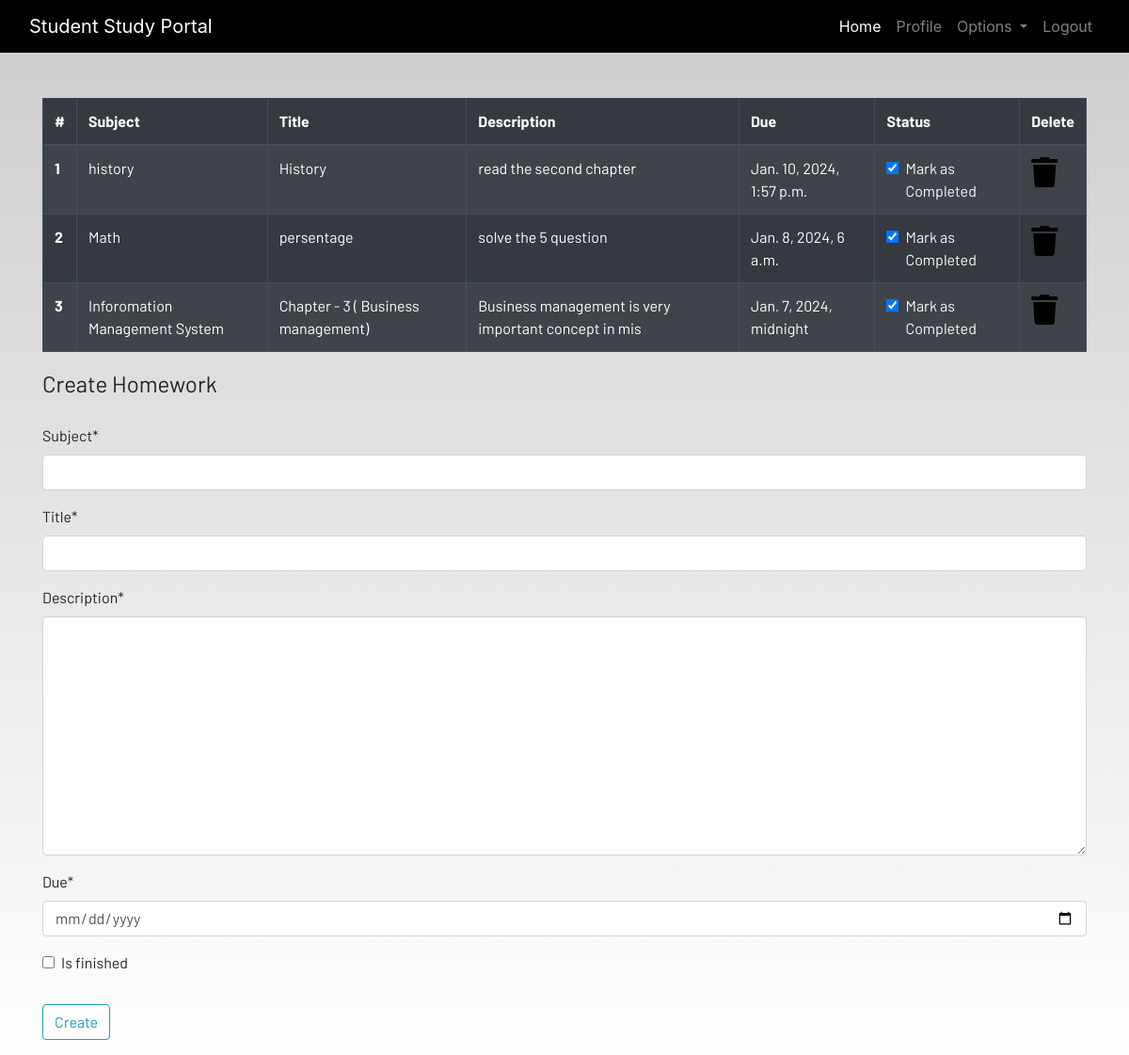
Screenshot of /homework/ (signed in) with the database file from the repository.
### studentdashboard/models.py (models this page shows, shortened)
class Homework(models.Model):
    user = models.ForeignKey(User,on_delete = models.CASCADE)
    subject = models.CharField(max_length = 50)
    title = models.CharField(max_length = 100)
    description = models.TextField()
    due = models.DateTimeField()
    is_finished = models.BooleanField(default = False)

### studentdashboard/views.py (the view)
# urls.py: path('homework/', views.homework, name='homework'),
@login_required(login_url="/userlogin")
def homework(request):
    if request.method =='POST':
        form = HomeworkForm(request.POST)
        if form.is_valid():
            try:
                finished = request.POST['is_finished']
                if finished == 'on':        #If the checkbox is checked ('on' in POST data), finished is set to True;
                    finished = True
                else:
                    finished = False      # otherwise false
            except:
                finished = False
            homeworks = Homework(                            #a new Homework object is created with the# user, subject, title, description, due date, and whether it is finished or not. The object is then saved to the database.
                user = request.user,                           # user, subject, title, description, due date,
                subject = request.POST['subject'],                        #and whether it is finished or not. The object is then saved to the database.
                title = request.POST['title'],
                description = request.POST['description'],
                due = request.POST['due'],
                is_finished = finished
            )
            homeworks.save()                               # save the homework in homeworks variable
            messages.success(request,f"Homework Added from{request.user.username}!!!")
    else:
        form = HomeworkForm()
    homework = Homework.objects.filter(user = request.user)     # if the request is not post,a new instance of the HomeworkForm class is creted
    if len(homework)==0:                                         #This is typically used for rendering an empty form for the user to fill out.
        homework_done = True
    else:
        homework_done = False
    context = {'homeworks':homework,'homeworks_done':homework_done,'form':form}
    return render (request,'dashboard/homework.html',context)

### studentdashboard/forms.py
class HomeworkForm(forms.ModelForm):
    class Meta:
        model = Homework
        widgets = {'due':DateInput}
        fields = ['subject', 'title', 'description', 'due', 'is_finished']

### templates/dashboard/homework.html (shortened to what this page needs)
{% extends 'dashboard/base.html' %} {% load static %} {% load crispy_forms_tags %} {% block content %}
<div class="container">
    {% if not homework_done %}
    <table class="table table-striped table-bordered table-hover table-dark">
        <thead>
            <tr>
                <th scope="col">#</th>
                <th scope="col">Subject</th>
                <th scope="col">Title</th>
                <th scope="col">Description</th>
                <th scope="col">Due</th>
                <th scope="col">Status</th>
                <th scope="col">Delete</th>
            </tr>
        </thead>
        <tbody>
            {% for homework in homeworks %}
            <tr>
                <th scope="row">{{forloop.counter}}</th>
                <td>{{homework.subject}}</td>
                <td>{{homework.title}}</td>
                <td>{{homework.description}}</td>
                <td>{{homework.due}}</td>
                <td>
                    <a href="{% url 'updatehomework' homework.id %}">
                        <div class="form-check">
                            {% if homework.is_finished == True %}
                            <input class="form-check-input" type="checkbox" value="" checked> {% else %}
                            <input class="form-check-input" type="checkbox" value=""> {% endif %}
                            <label class="form-check-label text-light" for="flexCheckDefault">
                                Mark as Completed
                            </label>
                        </div>
                    </a>
                </td>
                <td><a href="{% url 'delete-homework' homework.id %}"><i class="fa fa-trash fa-2x"></i></a></td>
            </tr>
            {% endfor %}
        </tbody>
    </table>
    {% else %}
    <h4>All homeworks are completed!! Create to have more!!</h4>
    {% endif %}
</div>
<div class=" container">
    <form method="POST">
        <fieldset class="form-group">
            <legend class="border-bottom mb-4">Create Homework</legend>
            {{form|crispy}}
        </fieldset>
        <div class="form-group">
            <button href="" class="btn btn-outline-info" type="submit">
                Create
            </button>
        </div>
    </form>
</div>
{% endblock content %}

### templates/dashboard/base.html (shortened to what this page needs)
<!DOCTYPE html> {% load static %}
<html lang="en">
<head>
    <link rel="stylesheet" href="https://stackpath.bootstrapcdn.com/bootstrap/4.3.1/css/bootstrap.min.css" />
    <link rel="stylesheet" href="https://use.fontawesome.com/releases/v5.7.2/css/all.css" />
    <link rel="stylesheet" href="{% static 'css/main.css' %}" />
</head>
<body>
    <header>
        <nav class="navbar navbar-expand-lg navbar-dark bg-dark">
            <div class="container-fluid">
                <a class="navbar-brand" href="/">Student Study Portal</a>
                <div class="collapse navbar-collapse justify-content-end" id="navbarSupportedContent">
                    <ul class="navbar-nav mb-2 mb-lg-0">
                        <li class="nav-item">
                            <a class="nav-link active" aria-current="page" href="/">Home</a>
                        </li>
                        {% if request.user.is_authenticated %}
                        <li class="nav-item">
                            <a class="nav-link" href="{% url 'profile' %}">Profile</a>
                        </li>
                        <li class="nav-item dropdown">
                            <a class="nav-link dropdown-toggle" href="#" id="navbarDropdown" role="button" data-toggle="dropdown" aria-haspopup="true" aria-expanded="false">
                Options
              </a>
                        </li>
                        <li class="nav-item">
                            <a class="nav-link" href="{% url 'userlogout' %}">Logout</a>
                        </li>
                        {% endif %}
                    </ul>
                </div>
            </div>
        </nav>
    </header>
    <br /><br />
    <main>
         {% block content %} {% endblock content %}
    </main>
</body>
</html>

### static/css/main.css (style rules this page uses)
html { scroll-behavior: smooth; height: 100%; width: 100%; }
main { font-family: Barlow, Quicksand, Rubik, sans-serif, serif, 'Times New Roman', Times, serif !important; }
.navbar { background-color: rgb(0, 0, 0) !important; }
a { text-decoration: none !important; color: black; }
html, body { max-width: 100%; overflow-x: hidden; height: 100%; width: 100%; }
body { background: linear-gradient(rgba(0, 0, 0, 0.2), rgba(255, 255, 255, 0.5)); overflow-x: hidden; background-repeat: no-repeat; }
.fa { color: black; }

### rows the page displays
Homework: subject "history", title "History", description "read the second chapter", due "Jan. 10, 2024, 1:57 p.m."
Homework: subject "Math", title "persentage", description "solve the 5 question", due "Jan. 8, 2024, 6 a.m."
Homework: subject "Inforomation Management System", title "Chapter - 3 ( Business management)", description "Business management is very important concept in mis", due "Jan. 7, 2024, midnight"
